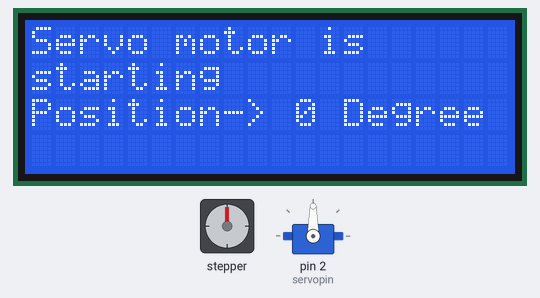
A sketch run on a simulated Arduino Uno, built with avr-gcc and run on an emulated ATmega328P. On the bench: stepper motor, 20×4 character LCD, servo. Wiring (inferred from the names in the program): stepper motor (2048 steps per turn assumed): coils pin 8, pin 9, pin 10, pin 11.

Above: at 2.2 s.
At 5.8 s:
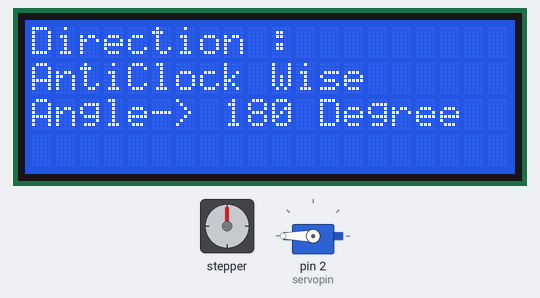
At 11.4 s:
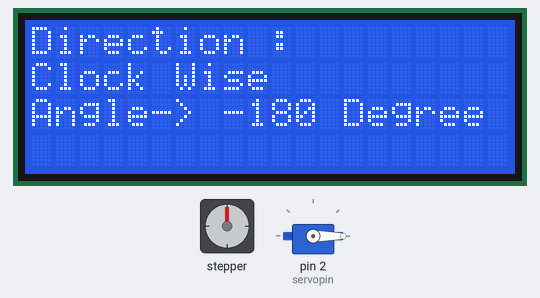
At 16.7 s:
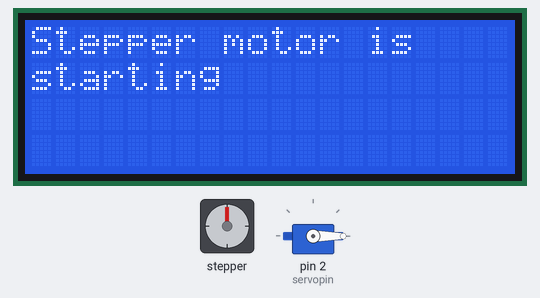
Timing chart, 0 to 40.0 s (numbered marks = the images above):
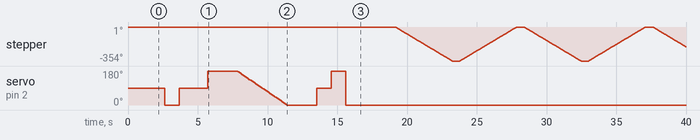

The sketch:

Welcome.ino
```cpp
#include <Servo.h>
#include <Wire.h>
#include <LiquidCrystal_I2C.h>

LiquidCrystal_I2C lcd(0x27,20,4);  // set the LCD address to 0x27 for a 20 chars and 4 line display

int servopin = 2;
int i;
Servo motor;

#define STEPPER_PIN_1 8
#define STEPPER_PIN_2 9
#define STEPPER_PIN_3 10
#define STEPPER_PIN_4 11
int step_number = 0;

int st1 = 3;
void setup()
{
  lcd.init();               // initialize the lcd
  lcd.backlight();          // backlight turn on

  motor.attach(servopin);   // Servo motor pin initialize

        pinMode(STEPPER_PIN_1, OUTPUT);   // Stepper motor pin initialize start
        pinMode(STEPPER_PIN_2, OUTPUT);
        pinMode(STEPPER_PIN_3, OUTPUT);
        pinMode(STEPPER_PIN_4, OUTPUT);   // Stepper motor pin initialize stop

   // Print a message to the LCD.
  lcd.setCursor(2,0);
  lcd.print(" Welcome To My ");
  lcd.setCursor(3,1);
  lcd.print("Digiterduino!");
  delay(1000);
  lcd.clear();
  delay(1000);
}


void loop()
{
  servomotor1();        //Calling servomotor1()
  servomotor2();        //Calling servomotor2()

    lcd.setCursor(0,0);
    lcd.print("Stepper motor is ");
    lcd.setCursor(0,1);
    lcd.print("starting");
    delay(2000);
    lcd.clear();

    for(int st = 0; st < st1 ; st++)
    {
      steppermotor();
    }
}

void servomotor1()                    //////////Servo Motor 1 main Function Starting
{
    // put your main code here, to run repeatedly:

    lcd.setCursor(0,0);
    lcd.print("Servo motor is ");
    lcd.setCursor(0,1);
    lcd.print("starting");
    lcd.setCursor(0,2);
    lcd.print("Position-> 0 Degree");
    delay(500);
  motor.write(0);
  delay(1000);
  lcd.clear();

    direction();
    anticlock();
    angle(90);
  motor.write(90);
  delay(2000);
  lcd.clear();

    direction();
    anticlock();
    angle(180);
  motor.write(180);
  delay(2000);
  lcd.clear();

    direction();
    clock();
    angle(-180);

  for(i = 180; i >= 0; i=i-5)
  {
    motor.write(i);
    delay(100);
  }
  delay(2000);
  lcd.clear();

}                                   //////////Servo Motor 1 main Function Ending

void servomotor2()                  //////////Servo Motor 2 main Function Starting
{
    direction();
    anticlock();
    angle(90);
  motor.write(90);
  delay(1000);
  lcd.clear();

    direction();
    anticlock();
    angle(180);
  motor.write(180);
  delay(1000);
  lcd.clear();

    direction();
    clock();
    angle(-180);
  motor.write(0);
  delay(1000);
  lcd.clear();
}                                   //////////Servo Motor 1 main Function Ending

void direction()                    /////Sub Function Starting
{
    lcd.setCursor(0,0);
    lcd.print("Direction : ");
}
void rotation()
{
    lcd.setCursor(0,0);
    lcd.print("Rotation : ");
}
void anticlock()
{
    lcd.setCursor(0,1);
    lcd.print("AntiClock Wise");
}
void clock()
{
    lcd.setCursor(0,1);
    lcd.print("Clock Wise");
}
void angle(int an)
{
  lcd.setCursor(0,2);
  lcd.print("Angle-> ");
  lcd.print(an);
  lcd.print(" Degree");
}                                   /////Sub Function Ending

void steppermotor()                 //////////Stepper Motor main Function Starting
{
  rotation();
  anticlock();
  delay(500);
  for(int a = 0; a < 2020; a++)
  {
    OneStep(false);
    delay(2);
  }
  lcd.clear();

  rotation();
  clock();
  delay(500);
  for(int a = 0; a < 2020; a++)
  {
    OneStep(true);
    delay(2);
  }
  lcd.clear();
}                                 //////////Stepper Motor main Function Ending

void OneStep(bool dir){           /////Stepper Motor sub Function Starting
    if(dir){
switch(step_number){
  case 0:
  digitalWrite(STEPPER_PIN_1, HIGH);
  digitalWrite(STEPPER_PIN_2, LOW);
  digitalWrite(STEPPER_PIN_3, LOW);
  digitalWrite(STEPPER_PIN_4, LOW);
  break;
  case 1:
  digitalWrite(STEPPER_PIN_1, LOW);
  digitalWrite(STEPPER_PIN_2, HIGH);
  digitalWrite(STEPPER_PIN_3, LOW);
  digitalWrite(STEPPER_PIN_4, LOW);
  break;
  case 2:
  digitalWrite(STEPPER_PIN_1, LOW);
  digitalWrite(STEPPER_PIN_2, LOW);
  digitalWrite(STEPPER_PIN_3, HIGH);
  digitalWrite(STEPPER_PIN_4, LOW);
  break;
  case 3:
  digitalWrite(STEPPER_PIN_1, LOW);
  digitalWrite(STEPPER_PIN_2, LOW);
  digitalWrite(STEPPER_PIN_3, LOW);
  digitalWrite(STEPPER_PIN_4, HIGH);
  break;
}
  }else{
    switch(step_number){
  case 0:
  digitalWrite(STEPPER_PIN_1, LOW);
  digitalWrite(STEPPER_PIN_2, LOW);
  digitalWrite(STEPPER_PIN_3, LOW);
  digitalWrite(STEPPER_PIN_4, HIGH);
  break;
  case 1:
  digitalWrite(STEPPER_PIN_1, LOW);
  digitalWrite(STEPPER_PIN_2, LOW);
  digitalWrite(STEPPER_PIN_3, HIGH);
  digitalWrite(STEPPER_PIN_4, LOW);
  break;
  case 2:
  digitalWrite(STEPPER_PIN_1, LOW);
  digitalWrite(STEPPER_PIN_2, HIGH);
  digitalWrite(STEPPER_PIN_3, LOW);
  digitalWrite(STEPPER_PIN_4, LOW);
  break;
  case 3:
  digitalWrite(STEPPER_PIN_1, HIGH);
  digitalWrite(STEPPER_PIN_2, LOW);
  digitalWrite(STEPPER_PIN_3, LOW);
  digitalWrite(STEPPER_PIN_4, LOW);


}
  }
step_number++;
  if(step_number > 3){
    step_number = 0;
  }
}                                 /////Stepper Motor sub Function Ending
```

Measured:
- by itself, stepper: turns 354° counter-clockwise in 4.1 s, then 354° clockwise in 4.1 s, then 354° counter-clockwise in 4.1 s, then 354° clockwise in 4.1 s, and so on
- what the display in image 0 shows lasts 1.6 s, from 2.1 s to 3.7 s
- what the display in image 1 shows lasts 2.1 s, from 5.7 s to 7.8 s
